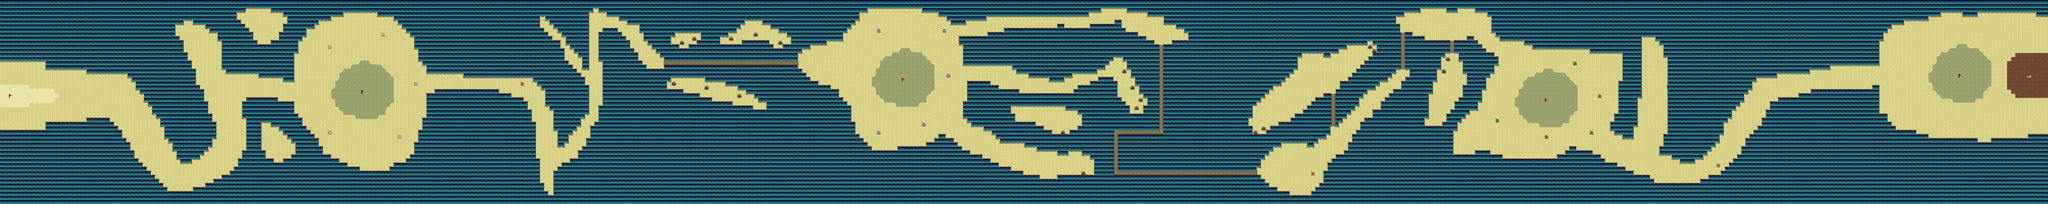

This is a level from a 2D game, rendered from its Tiled map with the project's own tilesets. A one-line summary and the map file follow, with tile-layer data summarised:
An orthogonal 500x50 tile map with 32x32 px tiles, 3 tile layers (Tile Layer 1, Tile Layer 2, Tile Layer 3).

<map version="1.0" orientation="orthogonal" renderorder="left-up" width="500" height="50" tilewidth="32" tileheight="32" nextobjectid="1">
 <tileset firstgid="1" name="hyptosis" tilewidth="32" tileheight="32" tilecount="900">
  <image source="hyptosis.png" width="960" height="960" />
 </tileset>
 <layer name="Tile Layer 1" width="500" height="50" opacity="0.97">
  <data>[25000 cells, 25000 non-empty, 31 distinct tile ids]</data>
 </layer>
 <layer name="Tile Layer 2" width="500" height="50">
  <data>[25000 cells, 130 non-empty, 7 distinct tile ids]</data>
 </layer>
 <layer name="Tile Layer 3" width="500" height="50">
  <data>[25000 cells, 44 non-empty, 7 distinct tile ids]</data>
 </layer>
</map>
